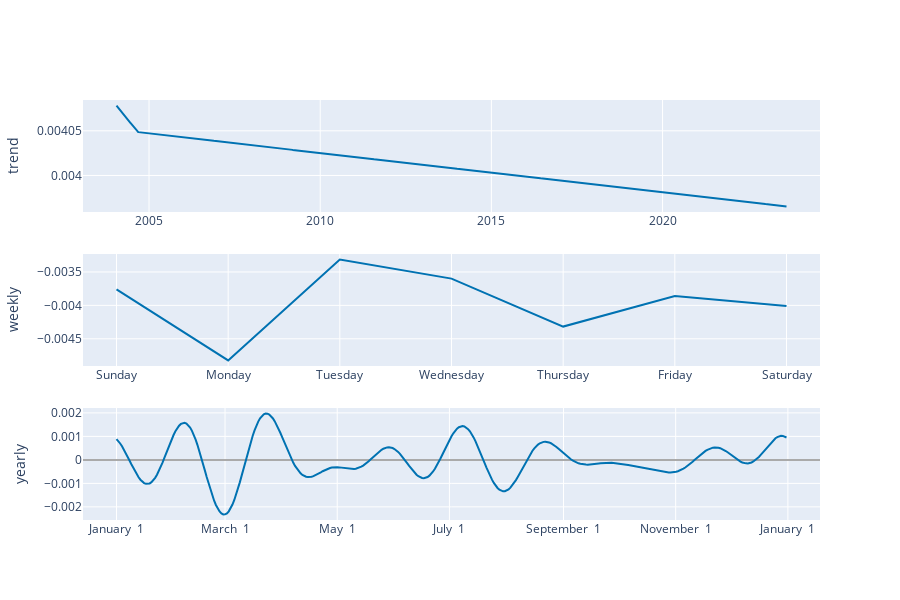

The notebook cell this image was saved under:
### Code cell
plot_components_plotly(m_diff, prophet_forecast_diff)

### Figure 1 — Plotly figure (JSON) as saved in the notebook; plotly's stock layout.template omitted (floating-point values rounded to 4 significant figures; data arrays with more than 128 entries replaced by an {"elided": "..."} marker saying what was removed)
{"data": [{"line": {"color": "#0072B2", "width": 2}, "mode": "lines", "name": "trend", "type": "scatter", "x": {"elided": "7119 str values"}, "xaxis": "x", "y": {"elided": "7119 float values"}, "yaxis": "y"}, {"line": {"color": "#0072B2", "width": 2}, "mode": "lines", "name": "weekly", "type": "scatter", "x": ["2017-01-01T00:00:00", "2017-01-02T00:00:00", "2017-01-03T00:00:00", "2017-01-04T00:00:00", "2017-01-05T00:00:00", "2017-01-06T00:00:00", "2017-01-07T00:00:00"], "xaxis": "x2", "y": [-0.003761, -0.004823, -0.003316, -0.0036, -0.004317, -0.003859, -0.004009], "yaxis": "y2"}, {"line": {"color": "#0072B2", "width": 2}, "mode": "lines", "name": "yearly", "type": "scatter", "x": {"elided": "365 str values"}, "xaxis": "x3", "y": {"elided": "365 float values"}, "yaxis": "y3"}], "layout": {"height": 600, "showlegend": false, "width": 900, "xaxis": {"anchor": "y", "domain": [0, 1], "range": ["2003-01-27T15:36:00", "2024-08-06T08:24:00"], "type": "date"}, "xaxis2": {"anchor": "y2", "domain": [0, 1], "range": ["2016-12-31T16:48:00", "2017-01-07T07:12:00"], "tickformat": "%A", "type": "date"}, "xaxis3": {"anchor": "y3", "domain": [0, 1], "range": ["2016-12-13T18:54:02.958904115", "2018-01-18T11:04:57.863013581"], "tickformat": "%B %e", "type": "date"}, "yaxis": {"anchor": "x", "domain": [0.7333, 1], "rangemode": "normal", "title": {"text": "trend"}, "zerolinecolor": "#AAA"}, "yaxis2": {"anchor": "x2", "domain": [0.3667, 0.6333], "title": {"text": "weekly"}, "zerolinecolor": "#AAA"}, "yaxis3": {"anchor": "x3", "domain": [0, 0.2667], "title": {"text": "yearly"}, "zerolinecolor": "#AAA"}}}
